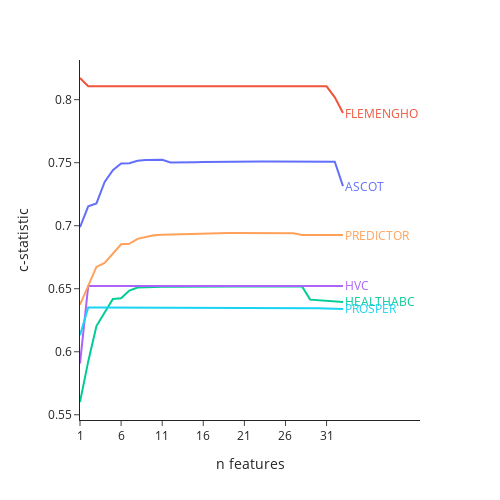

Notebook code cell kept with this figure:
### Code cell
run_training_curves('coxnet')

### Figure 1 — Plotly figure (JSON) as saved in the notebook; plotly's stock layout.template omitted (floating-point values rounded to 4 significant figures)
{"data": [{"hovertemplate": "variable=ASCOT<br>index=%{x}<br>value=%{y}<extra></extra>", "legendgroup": "ASCOT", "line": {"color": "#636efa", "dash": "solid"}, "marker": {"symbol": "circle"}, "mode": "lines", "name": "ASCOT", "orientation": "v", "showlegend": true, "x": [1, 2, 3, 4, 5, 6, 7, 8, 9, 10, 11, 12, 13, 14, 15, 16, 17, 18, 19, 20, 21, 22, 23, 24, 25, 26, 27, 28, 29, 30, 31, 32, 33], "xaxis": "x", "y": [0.6988, 0.7154, 0.7177, 0.7348, 0.744, 0.7493, 0.7495, 0.7516, 0.7521, 0.7525, 0.7524, 0.7502, 0.7502, 0.7503, 0.7504, 0.7505, 0.7506, 0.7508, 0.7509, 0.7509, 0.751, 0.751, 0.751, 0.751, 0.751, 0.751, 0.751, 0.751, 0.751, 0.751, 0.751, 0.7508, 0.7314], "yaxis": "y", "type": "scatter"}, {"hovertemplate": "variable=FLEMENGHO<br>index=%{x}<br>value=%{y}<extra></extra>", "legendgroup": "FLEMENGHO", "line": {"color": "#EF553B", "dash": "solid"}, "marker": {"symbol": "circle"}, "mode": "lines", "name": "FLEMENGHO", "orientation": "v", "showlegend": true, "x": [1, 2, 3, 4, 5, 6, 7, 8, 9, 10, 11, 12, 13, 14, 15, 16, 17, 18, 19, 20, 21, 22, 23, 24, 25, 26, 27, 28, 29, 30, 31, 32, 33], "xaxis": "x", "y": [0.8172, 0.8106, 0.8106, 0.8106, 0.8106, 0.8106, 0.8106, 0.8106, 0.8106, 0.8106, 0.8106, 0.8106, 0.8106, 0.8106, 0.8106, 0.8106, 0.8106, 0.8106, 0.8106, 0.8106, 0.8106, 0.8106, 0.8106, 0.8106, 0.8106, 0.8106, 0.8106, 0.8106, 0.8106, 0.8106, 0.8106, 0.8019, 0.7894], "yaxis": "y", "type": "scatter"}, {"hovertemplate": "variable=HEALTHABC<br>index=%{x}<br>value=%{y}<extra></extra>", "legendgroup": "HEALTHABC", "line": {"color": "#00cc96", "dash": "solid"}, "marker": {"symbol": "circle"}, "mode": "lines", "name": "HEALTHABC", "orientation": "v", "showlegend": true, "x": [1, 2, 3, 4, 5, 6, 7, 8, 9, 10, 11, 12, 13, 14, 15, 16, 17, 18, 19, 20, 21, 22, 23, 24, 25, 26, 27, 28, 29, 30, 31, 32, 33], "xaxis": "x", "y": [0.5601, 0.5923, 0.6204, 0.6309, 0.6418, 0.6424, 0.6486, 0.6509, 0.6513, 0.6515, 0.6515, 0.6516, 0.6516, 0.6518, 0.6518, 0.6519, 0.6519, 0.652, 0.652, 0.652, 0.652, 0.652, 0.652, 0.652, 0.652, 0.652, 0.6522, 0.6521, 0.6414, 0.6409, 0.6404, 0.64, 0.6395], "yaxis": "y", "type": "scatter"}, {"hovertemplate": "variable=HVC<br>index=%{x}<br>value=%{y}<extra></extra>", "legendgroup": "HVC", "line": {"color": "#ab63fa", "dash": "solid"}, "marker": {"symbol": "circle"}, "mode": "lines", "name": "HVC", "orientation": "v", "showlegend": true, "x": [1, 2, 3, 4, 5, 6, 7, 8, 9, 10, 11, 12, 13, 14, 15, 16, 17, 18, 19, 20, 21, 22, 23, 24, 25, 26, 27, 28, 29, 30, 31, 32, 33], "xaxis": "x", "y": [0.5906, 0.6523, 0.6523, 0.6523, 0.6523, 0.6523, 0.6523, 0.6523, 0.6523, 0.6523, 0.6523, 0.6523, 0.6523, 0.6523, 0.6523, 0.6523, 0.6523, 0.6523, 0.6523, 0.6523, 0.6523, 0.6523, 0.6523, 0.6523, 0.6523, 0.6523, 0.6523, 0.6523, 0.6523, 0.6523, 0.6523, 0.6523, 0.6523], "yaxis": "y", "type": "scatter"}, {"hovertemplate": "variable=PREDICTOR<br>index=%{x}<br>value=%{y}<extra></extra>", "legendgroup": "PREDICTOR", "line": {"color": "#FFA15A", "dash": "solid"}, "marker": {"symbol": "circle"}, "mode": "lines", "name": "PREDICTOR", "orientation": "v", "showlegend": true, "x": [1, 2, 3, 4, 5, 6, 7, 8, 9, 10, 11, 12, 13, 14, 15, 16, 17, 18, 19, 20, 21, 22, 23, 24, 25, 26, 27, 28, 29, 30, 31, 32, 33], "xaxis": "x", "y": [0.6373, 0.6525, 0.6673, 0.6705, 0.6781, 0.6852, 0.6857, 0.6896, 0.6911, 0.6925, 0.6928, 0.693, 0.6936, 0.6938, 0.6939, 0.6938, 0.6939, 0.6941, 0.6941, 0.6941, 0.6941, 0.6941, 0.6941, 0.6941, 0.6941, 0.6941, 0.694, 0.6926, 0.6926, 0.6926, 0.6926, 0.6926, 0.6926], "yaxis": "y", "type": "scatter"}, {"hovertemplate": "variable=PROSPER<br>index=%{x}<br>value=%{y}<extra></extra>", "legendgroup": "PROSPER", "line": {"color": "#19d3f3", "dash": "solid"}, "marker": {"symbol": "circle"}, "mode": "lines", "name": "PROSPER", "orientation": "v", "showlegend": true, "x": [1, 2, 3, 4, 5, 6, 7, 8, 9, 10, 11, 12, 13, 14, 15, 16, 17, 18, 19, 20, 21, 22, 23, 24, 25, 26, 27, 28, 29, 30, 31, 32, 33], "xaxis": "x", "y": [0.6131, 0.6351, 0.6351, 0.6351, 0.6351, 0.6351, 0.6351, 0.6351, 0.6351, 0.6351, 0.6351, 0.6351, 0.6351, 0.6351, 0.6351, 0.6351, 0.6351, 0.6351, 0.6351, 0.6351, 0.6351, 0.6351, 0.6351, 0.6351, 0.6351, 0.6351, 0.6351, 0.6349, 0.6347, 0.6345, 0.6343, 0.6341, 0.6339], "yaxis": "y", "type": "scatter"}], "layout": {"xaxis": {"anchor": "y", "domain": [0.0, 1.0], "title": {"text": "n features"}, "tickvals": [1, 6, 11, 16, 21, 26, 31]}, "yaxis": {"anchor": "x", "domain": [0.0, 1.0], "title": {"text": "c-statistic"}}, "legend": {"title": {"text": "variable"}, "tracegroupgap": 0}, "margin": {"t": 60}, "height": 500, "width": 500, "annotations": [{"ay": 10, "font": {"color": "#636efa"}, "showarrow": false, "text": "ASCOT", "x": 33, "xanchor": "left", "y": 0.7314}, {"ay": 10, "font": {"color": "#EF553B"}, "showarrow": false, "text": "FLEMENGHO", "x": 33, "xanchor": "left", "y": 0.7894}, {"ay": 10, "font": {"color": "#00cc96"}, "showarrow": false, "text": "HEALTHABC", "x": 33, "xanchor": "left", "y": 0.6395}, {"ay": 10, "font": {"color": "#ab63fa"}, "showarrow": false, "text": "HVC", "x": 33, "xanchor": "left", "y": 0.6523}, {"ay": 10, "font": {"color": "#FFA15A"}, "showarrow": false, "text": "PREDICTOR", "x": 33, "xanchor": "left", "y": 0.6926}, {"ay": 10, "font": {"color": "#19d3f3"}, "showarrow": false, "text": "PROSPER", "x": 33, "xanchor": "left", "y": 0.6339}], "showlegend": false}}
